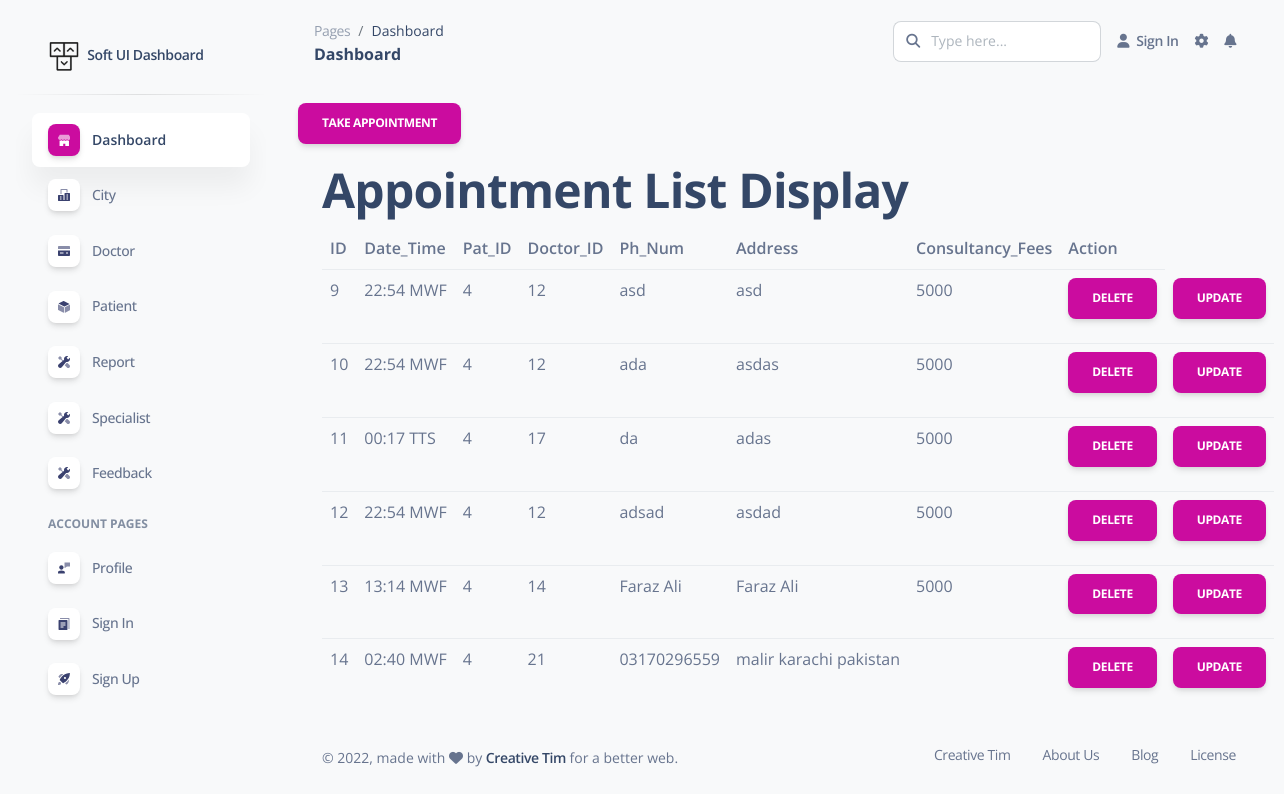
Page /appoiment/AppointSelect.php on the committed database.
### tables this page shows
CREATE TABLE `appointments` (
  `ID` int(11) NOT NULL,
  `Date_Time` varchar(100) NOT NULL,
  `Pat_ID` int(32) NOT NULL,
  `Doctor_ID` int(11) NOT NULL,
  `Ph_Num` varchar(100) NOT NULL,
  `Address` varchar(400) NOT NULL,
  `Consultancy_Fees` varchar(500) NOT NULL
);

### appoiment/AppointSelect.php (the view, shortened to what this page needs)
            <?php
include "../headers.php";
?>
<a class="btn-primary btn" href="BookingAppointementInsert.php">Take Appointment</a>
                   <div class="container">
                    <div class="col-lg-12">
                          <h1>Appointment List Display</h1>
                    <table class="table">
                            <tr>
                                <th> ID </th>
                               <th>Date_Time</th>
                                <th>Pat_ID</th>
                                <th>Doctor_ID</th>
                                <th>Ph_Num</th>
                                <th>Address</th>
                                <th>Consultancy_Fees</th>
                                <th col="2">Action</th>
                            </tr>
                  <?php
                              include "../connection.php";
                              $conn = new mysqli($servername, $username, $password, $dbname);
                               $sql = "SELECT * FROM `appointments` ";
                                $result = mysqli_query($conn ,$sql);
                                while ($row = mysqli_fetch_array($result)) {
                       ?>
                            <tr>
                                   <td><?php echo $row['ID']; ?></td>
                                    <td><?php echo $row['Date_Time']; ?></td>
                                    <td><?php echo $row['Pat_ID']; ?></td>
                                    <td><?php echo $row['Doctor_ID']; ?></td>
                                    <td><?php echo $row['Ph_Num']; ?></td>
                                    <td><?php echo $row['Address']; ?></td>
                                    <td><?php echo $row['Consultancy_Fees']; ?></td>
                   <td>
                        <button class="btn-primary btn">
                        <a href="BAdelete.php?ID=<?php echo $row['ID']; ?>
                       "class="text-white">
                      Delete
                      </a>
                    </button>
              </td>
                   <td> <button class="btn-primary btn"> <a href="BAupdate.php?ID=<?php echo $row['ID']; ?>
                   "class="text-white">Update</a></button></td>
                            </tr>
                            <?php
                                     }
                            ?>
                        </table>
                    </div>
                   </div>
                   <?php
include "../footer.php";
?>
                  </body>

### rows in the picture
appointments: ID "9", Date_Time "22:54 MWF", Pat_ID "4", Doctor_ID "12", Ph_Num "asd", Address "asd", Consultancy_Fees "5000"
appointments: ID "10", Date_Time "22:54 MWF", Pat_ID "4", Doctor_ID "12", Ph_Num "ada", Address "asdas", Consultancy_Fees "5000"
appointments: ID "11", Date_Time "00:17 TTS", Pat_ID "4", Doctor_ID "17", Ph_Num "da", Address "adas", Consultancy_Fees "5000"
appointments: ID "12", Date_Time "22:54 MWF", Pat_ID "4", Doctor_ID "12", Ph_Num "adsad", Address "asdad", Consultancy_Fees "5000"
appointments: ID "13", Date_Time "13:14 MWF", Pat_ID "4", Doctor_ID "14", Ph_Num "Faraz Ali", Address "Faraz Ali", Consultancy_Fees "5000"
appointments: ID "14", Date_Time "02:40 MWF", Pat_ID "4", Doctor_ID "21", Ph_Num "03170296559", Address "malir karachi pakistan"
